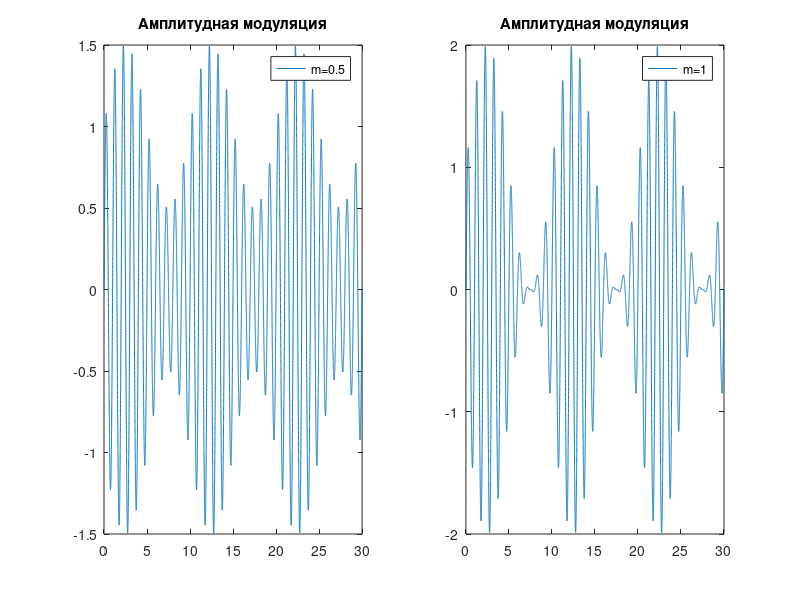

This chart was generated by the following MATLAB code:
clear all
clc
close all
f1=1;
f2=0.1;
period=1/f2;
m1=0.5;
m2=1;
a=1; 
t=0:0.001:3*period;
ym=a*sin(2*pi*f2*t);
ymn=max(ym);
ymc1=a.*(1+m1.*(ym./ymn)).*sin(2.*pi.*f1.*t);
ymc2=a.*(1+m2.*(ym./ymn)).*sin(2.*pi.*f1.*t);

subplot(1,2,1)
plot(t,ymc1)
legend('m=0.5')
title('Амплитудная модуляция')
subplot(1,2,2)
plot(t,ymc2)
legend('m=1')
title('Амплитудная модуляция')

